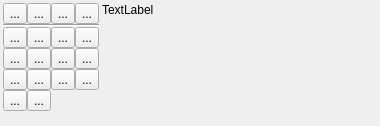
<?xml version="1.0" encoding="UTF-8"?>
<ui version="4.0">
 <class>IScrOptTrk</class>
 <widget class="QWidget" name="IScrOptTrk">
  <property name="geometry">
   <rect>
    <x>0</x>
    <y>0</y>
    <width>380</width>
    <height>126</height>
   </rect>
  </property>
  <property name="windowTitle">
   <string>Form</string>
  </property>
  <layout class="QHBoxLayout" name="horizontalLayout">
   <property name="spacing">
    <number>3</number>
   </property>
   <property name="leftMargin">
    <number>3</number>
   </property>
   <property name="topMargin">
    <number>3</number>
   </property>
   <property name="rightMargin">
    <number>3</number>
   </property>
   <property name="bottomMargin">
    <number>3</number>
   </property>
   <item>
    <layout class="QGridLayout" name="gridLayout">
     <property name="spacing">
      <number>0</number>
     </property>
     <item row="0" column="2">
      <widget class="QToolButton" name="toolTags">
       <property name="toolTip">
        <string>Set tags and rating.</string>
       </property>
       <property name="text">
        <string>...</string>
       </property>
       <property name="icon">
        <iconset resource="../../resources.qrc">
         <normaloff>:/icons/32x32/Tag.png</normaloff>:/icons/32x32/Tag.png</iconset>
       </property>
      </widget>
     </item>
     <item row="2" column="3">
      <widget class="QToolButton" name="toolEdit">
       <property name="toolTip">
        <string extracomment="use line breaks to keep a sensible tooltip width">Edit the position of track points and use automatic routing 
to create new track points. This is used to create new tracks 
to plan a tour.

Note: This is the wrong tool to fix bad points of a real GPS 
recording. Use the range tool. </string>
       </property>
       <property name="text">
        <string>...</string>
       </property>
       <property name="icon">
        <iconset resource="../../resources.qrc">
         <normaloff>:/icons/32x32/LineMove.png</normaloff>:/icons/32x32/LineMove.png</iconset>
       </property>
      </widget>
     </item>
     <item row="0" column="1">
      <widget class="QToolButton" name="toolEditDetails">
       <property name="toolTip">
        <string>View details and edit properties of track.</string>
       </property>
       <property name="text">
        <string>...</string>
       </property>
       <property name="icon">
        <iconset resource="../../resources.qrc">
         <normaloff>:/icons/32x32/EditDetails.png</normaloff>:/icons/32x32/EditDetails.png</iconset>
       </property>
      </widget>
     </item>
     <item row="1" column="1" colspan="4">
      <widget class="Line" name="line">
       <property name="orientation">
        <enum>Qt::Orientation::Horizontal</enum>
       </property>
      </widget>
     </item>
     <item row="0" column="4">
      <widget class="QToolButton" name="toolDelete">
       <property name="toolTip">
        <string>Delete track from project.</string>
       </property>
       <property name="text">
        <string>...</string>
       </property>
       <property name="icon">
        <iconset resource="../../resources.qrc">
         <normaloff>:/icons/32x32/DeleteOne.png</normaloff>:/icons/32x32/DeleteOne.png</iconset>
       </property>
      </widget>
     </item>
     <item row="2" column="1">
      <widget class="QToolButton" name="toolProfile">
       <property name="toolTip">
        <string>Show on-screen profile and detailed information about points.</string>
       </property>
       <property name="text">
        <string>...</string>
       </property>
       <property name="icon">
        <iconset resource="../../resources.qrc">
         <normaloff>:/icons/32x32/TrkProfile.png</normaloff>:/icons/32x32/TrkProfile.png</iconset>
       </property>
       <property name="checkable">
        <bool>true</bool>
       </property>
      </widget>
     </item>
     <item row="0" column="3">
      <widget class="QToolButton" name="toolCopy">
       <property name="toolTip">
        <string>Copy track into another project.</string>
       </property>
       <property name="text">
        <string>...</string>
       </property>
       <property name="icon">
        <iconset resource="../../resources.qrc">
         <normaloff>:/icons/32x32/Copy.png</normaloff>:/icons/32x32/Copy.png</iconset>
       </property>
      </widget>
     </item>
     <item row="3" column="3">
      <widget class="QToolButton" name="toolActivity">
       <property name="toolTip">
        <string>Set an activity for the complete track.</string>
       </property>
       <property name="text">
        <string>...</string>
       </property>
       <property name="icon">
        <iconset resource="../../resources.qrc">
         <normaloff>:/icons/32x32/Activity.png</normaloff>:/icons/32x32/Activity.png</iconset>
       </property>
      </widget>
     </item>
     <item row="4" column="3">
      <widget class="QToolButton" name="toolCopyWithWpt">
       <property name="toolTip">
        <string>Copy track together with all attached waypoints into another project.</string>
       </property>
       <property name="text">
        <string>...</string>
       </property>
       <property name="icon">
        <iconset resource="../../resources.qrc">
         <normaloff>:/icons/32x32/CopyTrkWithWpt.png</normaloff>:/icons/32x32/CopyTrkWithWpt.png</iconset>
       </property>
      </widget>
     </item>
     <item row="3" column="4">
      <widget class="QToolButton" name="toolAddInfo">
       <property name="toolTip">
        <string extracomment="use line breaks to keep a sensible tooltip width">Add a description to the selected track point.
The track point will be marked with an auto-numbered bullet.
A table with all descriptions will be shown in the track details dialog
and for highlighted tracks in the map view.</string>
       </property>
       <property name="text">
        <string>...</string>
       </property>
       <property name="icon">
        <iconset resource="../../resources.qrc">
         <normaloff>:/icons/32x32/AddPointInfo.png</normaloff>:/icons/32x32/AddPointInfo.png</iconset>
       </property>
      </widget>
     </item>
     <item row="5" column="2">
      <widget class="QToolButton" name="toolNogo">
       <property name="toolTip">
        <string>Toggle Nogo-Line</string>
       </property>
       <property name="text">
        <string>...</string>
       </property>
       <property name="icon">
        <iconset resource="../../resources.qrc">
         <normaloff>:/icons/32x32/NoGo.png</normaloff>:/icons/32x32/NoGo.png</iconset>
       </property>
       <property name="checkable">
        <bool>true</bool>
       </property>
      </widget>
     </item>
     <item row="5" column="1">
      <widget class="QToolButton" name="toolToArea">
       <property name="toolTip">
        <string>Convert track to area.</string>
       </property>
       <property name="text">
        <string>...</string>
       </property>
       <property name="icon">
        <iconset resource="../../resources.qrc">
         <normaloff>:/icons/32x32/Area.png</normaloff>:/icons/32x32/Area.png</iconset>
       </property>
       <property name="checkable">
        <bool>true</bool>
       </property>
      </widget>
     </item>
     <item row="2" column="4">
      <widget class="QToolButton" name="toolReverse">
       <property name="toolTip">
        <string>Reverse track.</string>
       </property>
       <property name="text">
        <string>...</string>
       </property>
       <property name="icon">
        <iconset resource="../../resources.qrc">
         <normaloff>:/icons/32x32/Reverse.png</normaloff>:/icons/32x32/Reverse.png</iconset>
       </property>
      </widget>
     </item>
     <item row="2" column="2">
      <widget class="QToolButton" name="toolRange">
       <property name="toolTip">
        <string extracomment="use line breaks to keep a sensible tooltip width">Select a range of points. You can use that tool to:

* Hide or show points of a track. 
* You can copy the selected range. 
* You can choose an activity for the selected range

Note: If you want to fix bad points in a real GPS recording 
this is the right tool. Simply select the section of bad points 
(one is ok, too) and hide them.</string>
       </property>
       <property name="text">
        <string>...</string>
       </property>
       <property name="icon">
        <iconset resource="../../resources.qrc">
         <normaloff>:/icons/32x32/SelectRange.png</normaloff>:/icons/32x32/SelectRange.png</iconset>
       </property>
      </widget>
     </item>
     <item row="3" column="1">
      <widget class="QToolButton" name="toolCombine">
       <property name="toolTip">
        <string>Combine tracks.</string>
       </property>
       <property name="text">
        <string>...</string>
       </property>
       <property name="icon">
        <iconset resource="../../resources.qrc">
         <normaloff>:/icons/32x32/Combine.png</normaloff>:/icons/32x32/Combine.png</iconset>
       </property>
      </widget>
     </item>
     <item row="3" column="2">
      <widget class="QToolButton" name="toolCut">
       <property name="toolTip">
        <string>Cut track at selected point. You can use this to:

* remove bad points at the start or end of the track
* use the track parts to plan a new tour
* cut a long track into stages
</string>
       </property>
       <property name="text">
        <string>...</string>
       </property>
       <property name="icon">
        <iconset resource="../../resources.qrc">
         <normaloff>:/icons/32x32/TrkCut.png</normaloff>:/icons/32x32/TrkCut.png</iconset>
       </property>
      </widget>
     </item>
     <item row="4" column="2">
      <widget class="QToolButton" name="toolAddElevation">
       <property name="toolTip">
        <string>Replace elevation by the view's DEM data.</string>
       </property>
       <property name="text">
        <string>...</string>
       </property>
       <property name="icon">
        <iconset resource="../../resources.qrc">
         <normaloff>:/icons/32x32/SetEle.png</normaloff>:/icons/32x32/SetEle.png</iconset>
       </property>
      </widget>
     </item>
     <item row="4" column="1">
      <widget class="QToolButton" name="toolColor">
       <property name="toolTip">
        <string>Change the color of the track.</string>
       </property>
       <property name="text">
        <string>...</string>
       </property>
       <property name="icon">
        <iconset resource="../../resources.qrc">
         <normaloff>:/icons/32x32/SelectColor.png</normaloff>:/icons/32x32/SelectColor.png</iconset>
       </property>
      </widget>
     </item>
     <item row="4" column="4">
      <widget class="QToolButton" name="toolToRoute">
       <property name="toolTip">
        <string>Convert track to route.</string>
       </property>
       <property name="text">
        <string>...</string>
       </property>
       <property name="icon">
        <iconset resource="../../resources.qrc">
         <normaloff>:/icons/32x32/Route.png</normaloff>:/icons/32x32/Route.png</iconset>
       </property>
       <property name="checkable">
        <bool>true</bool>
       </property>
      </widget>
     </item>
     <item row="6" column="1">
      <spacer name="verticalSpacer">
       <property name="orientation">
        <enum>Qt::Orientation::Vertical</enum>
       </property>
       <property name="sizeHint" stdset="0">
        <size>
         <width>20</width>
         <height>1</height>
        </size>
       </property>
      </spacer>
     </item>
    </layout>
   </item>
   <item>
    <widget class="QLabel" name="label">
     <property name="text">
      <string>TextLabel</string>
     </property>
     <property name="alignment">
      <set>Qt::AlignmentFlag::AlignLeading|Qt::AlignmentFlag::AlignLeft|Qt::AlignmentFlag::AlignTop</set>
     </property>
     <property name="openExternalLinks">
      <bool>true</bool>
     </property>
     <property name="textInteractionFlags">
      <set>Qt::TextInteractionFlag::LinksAccessibleByMouse|Qt::TextInteractionFlag::TextSelectableByMouse</set>
     </property>
    </widget>
   </item>
  </layout>
 </widget>
 <resources>
  <include location="../../resources.qrc"/>
 </resources>
 <connections/>
</ui>
